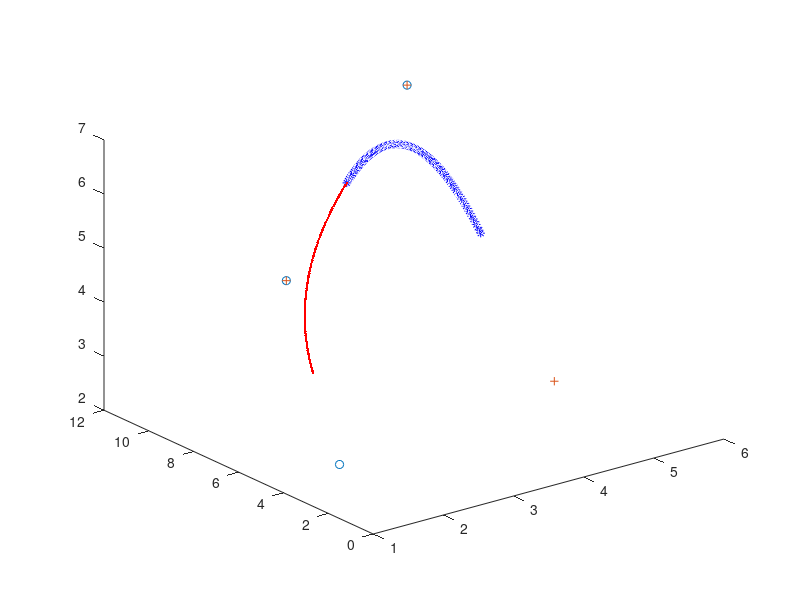

The MATLAB script that drew this image:
% %% Bezier on 2D surface
% B=[-1 3 -3 1;3 -6 3 0;-3 3 0 0;1 0 0 0]; 
% 
% figure,
% hold on
% 
% P_part1=[0  0  4  4; 0  2  4  0]; 
% plot(P_part1(1,:),P_part1(2,:),'o') 
% for t=0:0.01:1
%     T= [t^3  t^2  t  1];
%     P1=T*B*P_part1(1,:)'
%     P2=T*B*P_part1(2,:)' 
%     plot(P1,P2,'.') 
%     hold on
% end
% 
% P_part2=[0  0  4  4; 0  -2  -4  0]; 
% plot(P_part2(1,:),P_part2(2,:),'o') 
% for t=0:0.01:1
%     T= [t^3  t^2  t  1];
%     P1=T*B*P_part2(1,:)'
%     P2=T*B*P_part2(2,:)' 
%     plot(P1,P2,'.') 
%     hold on
% end
% 
% hold off 

%% B-spline on 2D surface
P=[1  2  5  5.5;  1.5  7  11  6; 3  5  6.8  2.1];
plot3(P(1,1:3),P(2,1:3),P(3,1:3),'o') 
hold on 
plot3(P(1,2:4),P(2,2:4),P(3,2:4),'+') 
hold on 
B=[1  -2  1;-2  2  0;1  1  0]; 
for t=0:0.01:1 
    T= [t^2  t  1];  
    P1=1/2*T*B*P(1,1:3)'; 
    P2=1/2*T*B*P(2,1:3)'; 
    P3=1/2*T*B*P(3,1:3)'; 
    plot3(P1,P2,P3,'r.') 
    hold on 
    Q1=1/2*T*B*P(1,2:4)'; 
    Q2=1/2*T*B*P(2,2:4)'; 
    Q3=1/2*T*B*P(3,2:4)'; 
    plot3(Q1,Q2,Q3,'b*') 
end 
hold off 
